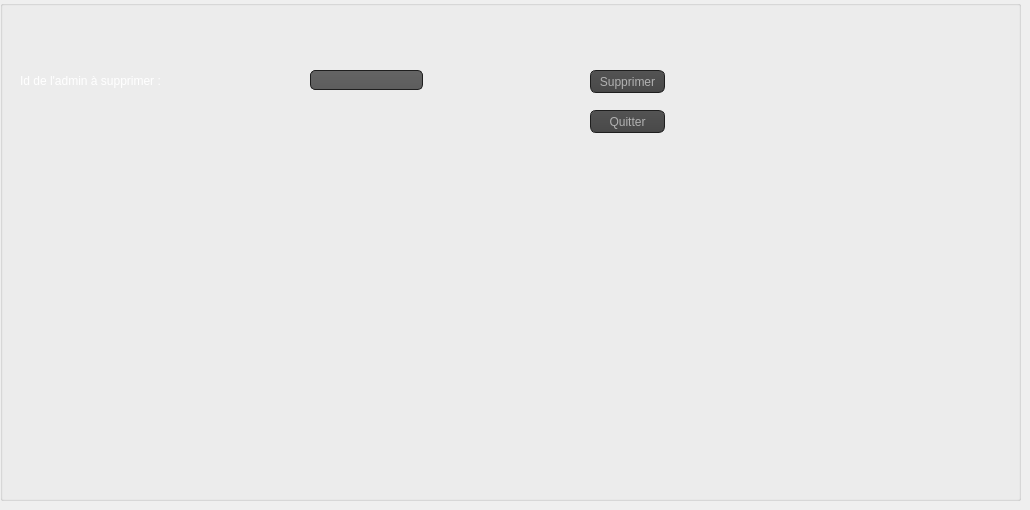
      <widget class="QWidget" name="tab_17">
       <attribute name="title">
        <string>Retirer profil</string>
       </attribute>
       <widget class="QGroupBox" name="supprimer_auth">
        <property name="geometry">
         <rect>
          <x>0</x>
          <y>0</y>
          <width>1021</width>
          <height>501</height>
         </rect>
        </property>
        <property name="title">
         <string/>
        </property>
        <widget class="QLabel" name="label_41">
         <property name="geometry">
          <rect>
           <x>20</x>
           <y>70</y>
           <width>261</width>
           <height>21</height>
          </rect>
         </property>
         <property name="styleSheet">
          <string notr="true">color: rgb(255, 255, 255);</string>
         </property>
         <property name="text">
          <string>Id de l'admin à supprimer :</string>
         </property>
        </widget>
        <widget class="QLineEdit" name="lineEdit_scin_admin">
         <property name="geometry">
          <rect>
           <x>310</x>
           <y>70</y>
           <width>113</width>
           <height>20</height>
          </rect>
         </property>
         <property name="styleSheet">
          <string notr="true">QToolTip
{
     border: 1px solid black;
     background-color: #ffa02f;
     padding: 1px;
     border-radius: 3px;
     opacity: 100;
}

QWidget
{
    color: #b1b1b1;
    background-color: #323232;
}

QWidget:item:hover
{
    background-color: QLinearGradient( x1: 0, y1: 0, x2: 0, y2: 1, stop: 0 #ffa02f, stop: 1 #ca0619);
    color: #000000;
}

QWidget:item:selected
{
    background-color: QLinearGradient( x1: 0, y1: 0, x2: 0, y2: 1, stop: 0 #ffa02f, stop: 1 #d7801a);
}

QMenuBar::item
{
    background: transparent;
}

QMenuBar::item:selected
{
    background: transparent;
    border: 1px solid #ffaa00;
}

QMenuBar::item:pressed
{
    background: #444;
    border: 1px solid #000;
    background-color: QLinearGradient(
        x1:0, y1:0,
        x2:0, y2:1,
        stop:1 #212121,
        stop:0.4 #343434/*,
        stop:0.2 #343434,
        stop:0.1 #ffaa00*/
    );
    margin-bottom:-1px;
    padding-bottom:1px;
}

QMenu
{
    border: 1px solid #000;
}

QMenu::item
{
    padding: 2px 20px 2px 20px;
}

QMenu::item:selected
{
    color: #000000;
}

QWidget:disabled
{
    color: #404040;
    background-color: #323232;
}

QAbstractItemView
{
    background-color: QLinearGradient( x1: 0, y1: 0, x2: 0, y2: 1, stop: 0 #4d4d4d, stop: 0.1 #646464, stop: 1 #5d5d5d);
}

QWidget:focus
{
    /*border: 2px solid QLinearGradient( x1: 0, y1: 0, x2: 0, y2: 1, stop: 0 #ffa02f, stop: 1 #d7801a);*/
}

QLineEdit
{
    background-color: QLinearGradient( x1: 0, y1: 0, x2: 0, y2: 1, stop: 0 #4d4d4d, stop: 0 #646464, stop: 1 #5d5d5d);
    padding: 1px;
    border-style: solid;
    border: 1px solid #1e1e1e;
    border-radius: 5;
}

QPushButton
{
    color: #b1b1b1;
    background-color: QLinearGradient( x1: 0, y1: 0, x2: 0, y2: 1, stop: 0 #565656, stop: 0.1 #525252, stop: 0.5 #4e4e4e, stop: 0.9 #4a4a4a, stop: 1 #464646);
    border-width: 1px;
    border-color: #1e1e1e;
    border-style: solid;
    border-radius: 6;
    padding: 3px;
    font-size: 12px;
    padding-left: 5px;
    padding-right: 5px;
}

QPushButton:pressed
{
    background-color: QLinearGradient( x1: 0, y1: 0, x2: 0, y2: 1, stop: 0 #2d2d2d, stop: 0.1 #2b2b2b, stop: 0.5 #292929, stop: 0.9 #282828, stop: 1 #252525);
}

QComboBox
{
    selection-background-color: #ffaa00;
    background-color: QLinearGradient( x1: 0, y1: 0, x2: 0, y2: 1, stop: 0 #565656, stop: 0.1 #525252, stop: 0.5 #4e4e4e, stop: 0.9 #4a4a4a, stop: 1 #464646);
    border-style: solid;
    border: 1px solid #1e1e1e;
    border-radius: 5;
}

QComboBox:hover,QPushButton:hover
{
    border: 2px solid QLinearGradient( x1: 0, y1: 0, x2: 0, y2: 1, stop: 0 #ffa02f, stop: 1 #d7801a);
}


QComboBox:on
{
    padding-top: 3px;
    padding-left: 4px;
    background-color: QLinearGradient( x1: 0, y1: 0, x2: 0, y2: 1, stop: 0 #2d2d2d, stop: 0.1 #2b2b2b, stop: 0.5 #292929, stop: 0.9 #282828, stop: 1 #252525);
    selection-background-color: #ffaa00;
}

QComboBox QAbstractItemView
{
    border: 2px solid darkgray;
    selection-background-color: QLinearGradient( x1: 0, y1: 0, x2: 0, y2: 1, stop: 0 #ffa02f, stop: 1 #d7801a);
}

QComboBox::drop-down
{
     subcontrol-origin: padding;
     subcontrol-position: top right;
     width: 15px;

     border-left-width: 0px;
     border-left-color: darkgray;
     border-left-style: solid; /* just a single line */
     border-top-right-radius: 3px; /* same radius as the QComboBox */
     border-bottom-right-radius: 3px;
 }

QComboBox::down-arrow
{
     image: url(:/down_arrow.png);
}

QGroupBox:focus
{
border: 2px solid QLinearGradient( x1: 0, y1: 0, x2: 0, y2: 1, stop: 0 #ffa02f, stop: 1 #d7801a);
}

QTextEdit:focus
{
    border: 2px solid QLinearGradient( x1: 0, y1: 0, x2: 0, y2: 1, stop: 0 #ffa02f, stop: 1 #d7801a);
}

QScrollBar:horizontal {
     border: 1px solid #222222;
     background: QLinearGradient( x1: 0, y1: 0, x2: 0, y2: 1, stop: 0.0 #121212, stop: 0.2 #282828, stop: 1 #484848);
     height: 7px;
     margin: 0px 16px 0 16px;
}

QScrollBar::handle:horizontal
{
      background: QLinearGradient( x1: 0, y1: 0, x2: 1, y2: 0, stop: 0 #ffa02f, stop: 0.5 #d7801a, stop: 1 #ffa02f);
      min-height: 20px;
      border-radius: 2px;
}

QScrollBar::add-line:horizontal {
      border: 1px solid #1b1b19;
      border-radius: 2px;
      background: QLinearGradient( x1: 0, y1: 0, x2: 1, y2: 0, stop: 0 #ffa02f, stop: 1 #d7801a);
      width: 14px;
      subcontrol-position: right;
      subcontrol-origin: margin;
}

QScrollBar::sub-line:horizontal {
      border: 1px solid #1b1b19;
      border-radius: 2px;
      background: QLinearGradient( x1: 0, y1: 0, x2: 1, y2: 0, stop: 0 #ffa02f, stop: 1 #d7801a);
      width: 14px;
     subcontrol-position: left;
     subcontrol-origin: margin;
}

QScrollBar::right-arrow:horizontal, QScrollBar::left-arrow:horizontal
{
      border: 1px solid black;
      width: 1px;
      height: 1px;
      background: white;
}

QScrollBar::add-page:horizontal, QScrollBar::sub-page:horizontal
{
      background: none;
}

QScrollBar:vertical
{
      background: QLinearGradient( x1: 0, y1: 0, x2: 1, y2: 0, stop: 0.0 #121212, stop: 0.2 #282828, stop: 1 #484848);
      width: 7px;
      margin: 16px 0 16px 0;
      border: 1px solid #222222;
}

QScrollBar::handle:vertical
{
      background: QLinearGradient( x1: 0, y1: 0, x2: 0, y2: 1, stop: 0 #ffa02f, stop: 0.5 #d7801a, stop: 1 #ffa02f);
      min-height: 20px;
      border-radius: 2px;
}

QScrollBar::add-line:vertical
{
      border: 1px solid #1b1b19;
      border-radius: 2px;
      background: QLinearGradient( x1: 0, y1: 0, x2: 0, y2: 1, stop: 0 #ffa02f, stop: 1 #d7801a);
      height: 14px;
      subcontrol-position: bottom;
      subcontrol-origin: margin;
}

QScrollBar::sub-line:vertical
{
      border: 1px solid #1b1b19;
      border-radius: 2px;
      background: QLinearGradient( x1: 0, y1: 0, x2: 0, y2: 1, stop: 0 #d7801a, stop: 1 #ffa02f);
      height: 14px;
      subcontrol-position: top;
      subcontrol-origin: margin;
}

QScrollBar::up-arrow:vertical, QScrollBar::down-arrow:vertical
{
      border: 1px solid black;
      width: 1px;
      height: 1px;
      background: white;
}


QScrollBar::add-page:vertical, QScrollBar::sub-page:vertical
{
      background: none;
}

QTextEdit
{
    background-color: #242424;
}

QPlainTextEdit
{
    background-color: #242424;
}

QHeaderView::section
{
    background-color: QLinearGradient(x1:0, y1:0, x2:0, y2:1, stop:0 #616161, stop: 0.5 #505050, stop: 0.6 #434343, stop:1 #656565);
    color: white;
    padding-left: 4px;
    border: 1px solid #6c6c6c;
}

QCheckBox:disabled
{
color: #414141;
}

QDockWidget::title
{
    text-align: center;
    spacing: 3px; /* spacing between items in the tool bar */
    background-color: QLinearGradient(x1:0, y1:0, x2:0, y2:1, stop:0 #323232, stop: 0.5 #242424, stop:1 #323232);
}

QDockWidget::close-button, QDockWidget::float-button
{
    text-align: center;
    spacing: 1px; /* spacing between items in the tool bar */
    background-color: QLinearGradient(x1:0, y1:0, x2:0, y2:1, stop:0 #323232, stop: 0.5 #242424, stop:1 #323232);
}

QDockWidget::close-button:hover, QDockWidget::float-button:hover
{
    background: #242424;
}

QDockWidget::close-button:pressed, QDockWidget::float-button:pressed
{
    padding: 1px -1px -1px 1px;
}

QMainWindow::separator
{
    background-color: QLinearGradient(x1:0, y1:0, x2:0, y2:1, stop:0 #161616, stop: 0.5 #151515, stop: 0.6 #212121, stop:1 #343434);
    color: white;
    padding-left: 4px;
    border: 1px solid #4c4c4c;
    spacing: 3px; /* spacing between items in the tool bar */
}

QMainWindow::separator:hover
{

    background-color: QLinearGradient(x1:0, y1:0, x2:0, y2:1, stop:0 #d7801a, stop:0.5 #b56c17 stop:1 #ffa02f);
    color: white;
    padding-left: 4px;
    border: 1px solid #6c6c6c;
    spacing: 3px; /* spacing between items in the tool bar */
}

QToolBar::handle
{
     spacing: 3px; /* spacing between items in the tool bar */
     background: url(:/images/handle.png);
}

QMenu::separator
{
    height: 2px;
    background-color: QLinearGradient(x1:0, y1:0, x2:0, y2:1, stop:0 #161616, stop: 0.5 #151515, stop: 0.6 #212121, stop:1 #343434);
    color: white;
    padding-left: 4px;
    margin-left: 10px;
    margin-right: 5px;
}

QProgressBar
{
    border: 2px solid grey;
    border-radius: 5px;
    text-align: center;
}

QProgressBar::chunk
{
    background-color: #d7801a;
    width: 2.15px;
    margin: 0.5px;
}

QTabBar::tab {
    color: #b1b1b1;
    border: 1px solid #444;
    border-bottom-style: none;
    background-color: #323232;
    padding-left: 10px;
    padding-right: 10px;
    padding-top: 3px;
    padding-bottom: 2px;
    margin-right: -1px;
}

QTabWidget::pane {
    border: 1px solid #444;
    top: 1px;
}

QTabBar::tab:last
{
    margin-right: 0; /* the last selected tab has nothing to overlap with on the right */
    border-top-right-radius: 3px;
}

QTabBar::tab:first:!selected
{
 margin-left: 0px; /* the last selected tab has nothing to overlap with on the right */


    border-top-left-radius: 3px;
}

QTabBar::tab:!selected
{
    color: #b1b1b1;
    border-bottom-style: solid;
    margin-top: 3px;
    background-color: QLinearGradient(x1:0, y1:0, x2:0, y2:1, stop:1 #212121, stop:.4 #343434);
}

QTabBar::tab:selected
{
    border-top-left-radius: 3px;
    border-top-right-radius: 3px;
    margin-bottom: 0px;
}

QTabBar::tab:!selected:hover
{
    /*border-top: 2px solid #ffaa00;
    padding-bottom: 3px;*/
    border-top-left-radius: 3px;
    border-top-right-radius: 3px;
    background-color: QLinearGradient(x1:0, y1:0, x2:0, y2:1, stop:1 #212121, stop:0.4 #343434, stop:0.2 #343434, stop:0.1 #ffaa00);
}

QRadioButton::indicator:checked, QRadioButton::indicator:unchecked{
    color: #b1b1b1;
    background-color: #323232;
    border: 1px solid #b1b1b1;
    border-radius: 6px;
}

QRadioButton::indicator:checked
{
    background-color: qradialgradient(
        cx: 0.5, cy: 0.5,
        fx: 0.5, fy: 0.5,
        radius: 1.0,
        stop: 0.25 #ffaa00,
        stop: 0.3 #323232
    );
}

QCheckBox::indicator{
    color: #b1b1b1;
    background-color: #323232;
    border: 1px solid #b1b1b1;
    width: 9px;
    height: 9px;
}

QRadioButton::indicator
{
    border-radius: 6px;
}

QRadioButton::indicator:hover, QCheckBox::indicator:hover
{
    border: 1px solid #ffaa00;
}

QCheckBox::indicator:checked
{
    image:url(:/images/checkbox.png);
}

QCheckBox::indicator:disabled, QRadioButton::indicator:disabled
{
    border: 1px solid #444;
}</string>
         </property>
         <property name="maxLength">
          <number>8</number>
         </property>
        </widget>
        <widget class="QPushButton" name="pushButton_spradmin">
         <property name="geometry">
          <rect>
           <x>590</x>
           <y>70</y>
           <width>75</width>
           <height>23</height>
          </rect>
         </property>
         <property name="styleSheet">
          <string notr="true">QToolTip
{
     border: 1px solid black;
     background-color: #ffa02f;
     padding: 1px;
     border-radius: 3px;
     opacity: 100;
}

QWidget
{
    color: #b1b1b1;
    background-color: #323232;
}

QWidget:item:hover
{
    background-color: QLinearGradient( x1: 0, y1: 0, x2: 0, y2: 1, stop: 0 #ffa02f, stop: 1 #ca0619);
    color: #000000;
}

QWidget:item:selected
{
    background-color: QLinearGradient( x1: 0, y1: 0, x2: 0, y2: 1, stop: 0 #ffa02f, stop: 1 #d7801a);
}

QMenuBar::item
{
    background: transparent;
}

QMenuBar::item:selected
{
    background: transparent;
    border: 1px solid #ffaa00;
}

QMenuBar::item:pressed
{
    background: #444;
    border: 1px solid #000;
    background-color: QLinearGradient(
        x1:0, y1:0,
        x2:0, y2:1,
        stop:1 #212121,
        stop:0.4 #343434/*,
        stop:0.2 #343434,
        stop:0.1 #ffaa00*/
    );
    margin-bottom:-1px;
    padding-bottom:1px;
}

QMenu
{
    border: 1px solid #000;
}

QMenu::item
{
    padding: 2px 20px 2px 20px;
}

QMenu::item:selected
{
    color: #000000;
}

QWidget:disabled
{
    color: #404040;
    background-color: #323232;
}

QAbstractItemView
{
    background-color: QLinearGradient( x1: 0, y1: 0, x2: 0, y2: 1, stop: 0 #4d4d4d, stop: 0.1 #646464, stop: 1 #5d5d5d);
}

QWidget:focus
{
    /*border: 2px solid QLinearGradient( x1: 0, y1: 0, x2: 0, y2: 1, stop: 0 #ffa02f, stop: 1 #d7801a);*/
}

QLineEdit
{
    background-color: QLinearGradient( x1: 0, y1: 0, x2: 0, y2: 1, stop: 0 #4d4d4d, stop: 0 #646464, stop: 1 #5d5d5d);
    padding: 1px;
    border-style: solid;
    border: 1px solid #1e1e1e;
    border-radius: 5;
}

QPushButton
{
    color: #b1b1b1;
    background-color: QLinearGradient( x1: 0, y1: 0, x2: 0, y2: 1, stop: 0 #565656, stop: 0.1 #525252, stop: 0.5 #4e4e4e, stop: 0.9 #4a4a4a, stop: 1 #464646);
    border-width: 1px;
    border-color: #1e1e1e;
    border-style: solid;
    border-radius: 6;
    padding: 3px;
    font-size: 12px;
    padding-left: 5px;
    padding-right: 5px;
}

QPushButton:pressed
{
    background-color: QLinearGradient( x1: 0, y1: 0, x2: 0, y2: 1, stop: 0 #2d2d2d, stop: 0.1 #2b2b2b, stop: 0.5 #292929, stop: 0.9 #282828, stop: 1 #252525);
}

QComboBox
{
    selection-background-color: #ffaa00;
    background-color: QLinearGradient( x1: 0, y1: 0, x2: 0, y2: 1, stop: 0 #565656, stop: 0.1 #525252, stop: 0.5 #4e4e4e, stop: 0.9 #4a4a4a, stop: 1 #464646);
    border-style: solid;
    border: 1px solid #1e1e1e;
    border-radius: 5;
}

QComboBox:hover,QPushButton:hover
{
    border: 2px solid QLinearGradient( x1: 0, y1: 0, x2: 0, y2: 1, stop: 0 #ffa02f, stop: 1 #d7801a);
}


QComboBox:on
{
    padding-top: 3px;
    padding-left: 4px;
    background-color: QLinearGradient( x1: 0, y1: 0, x2: 0, y2: 1, stop: 0 #2d2d2d, stop: 0.1 #2b2b2b, stop: 0.5 #292929, stop: 0.9 #282828, stop: 1 #252525);
    selection-background-color: #ffaa00;
}

QComboBox QAbstractItemView
{
    border: 2px solid darkgray;
    selection-background-color: QLinearGradient( x1: 0, y1: 0, x2: 0, y2: 1, stop: 0 #ffa02f, stop: 1 #d7801a);
}

QComboBox::drop-down
{
     subcontrol-origin: padding;
     subcontrol-position: top right;
     width: 15px;

     border-left-width: 0px;
     border-left-color: darkgray;
     border-left-style: solid; /* just a single line */
     border-top-right-radius: 3px; /* same radius as the QComboBox */
     border-bottom-right-radius: 3px;
 }

QComboBox::down-arrow
{
     image: url(:/down_arrow.png);
}

QGroupBox:focus
{
border: 2px solid QLinearGradient( x1: 0, y1: 0, x2: 0, y2: 1, stop: 0 #ffa02f, stop: 1 #d7801a);
}

QTextEdit:focus
{
    border: 2px solid QLinearGradient( x1: 0, y1: 0, x2: 0, y2: 1, stop: 0 #ffa02f, stop: 1 #d7801a);
}

QScrollBar:horizontal {
     border: 1px solid #222222;
     background: QLinearGradient( x1: 0, y1: 0, x2: 0, y2: 1, stop: 0.0 #121212, stop: 0.2 #282828, stop: 1 #484848);
     height: 7px;
     margin: 0px 16px 0 16px;
}

QScrollBar::handle:horizontal
{
      background: QLinearGradient( x1: 0, y1: 0, x2: 1, y2: 0, stop: 0 #ffa02f, stop: 0.5 #d7801a, stop: 1 #ffa02f);
      min-height: 20px;
      border-radius: 2px;
}

QScrollBar::add-line:horizontal {
      border: 1px solid #1b1b19;
      border-radius: 2px;
      background: QLinearGradient( x1: 0, y1: 0, x2: 1, y2: 0, stop: 0 #ffa02f, stop: 1 #d7801a);
      width: 14px;
      subcontrol-position: right;
      subcontrol-origin: margin;
}

QScrollBar::sub-line:horizontal {
      border: 1px solid #1b1b19;
      border-radius: 2px;
      background: QLinearGradient( x1: 0, y1: 0, x2: 1, y2: 0, stop: 0 #ffa02f, stop: 1 #d7801a);
      width: 14px;
     subcontrol-position: left;
     subcontrol-origin: margin;
}

QScrollBar::right-arrow:horizontal, QScrollBar::left-arrow:horizontal
{
      border: 1px solid black;
      width: 1px;
      height: 1px;
      background: white;
}

QScrollBar::add-page:horizontal, QScrollBar::sub-page:horizontal
{
      background: none;
}

QScrollBar:vertical
{
      background: QLinearGradient( x1: 0, y1: 0, x2: 1, y2: 0, stop: 0.0 #121212, stop: 0.2 #282828, stop: 1 #484848);
      width: 7px;
      margin: 16px 0 16px 0;
      border: 1px solid #222222;
}

QScrollBar::handle:vertical
{
      background: QLinearGradient( x1: 0, y1: 0, x2: 0, y2: 1, stop: 0 #ffa02f, stop: 0.5 #d7801a, stop: 1 #ffa02f);
      min-height: 20px;
      border-radius: 2px;
}

QScrollBar::add-line:vertical
{
      border: 1px solid #1b1b19;
      border-radius: 2px;
      background: QLinearGradient( x1: 0, y1: 0, x2: 0, y2: 1, stop: 0 #ffa02f, stop: 1 #d7801a);
      height: 14px;
      subcontrol-position: bottom;
      subcontrol-origin: margin;
}

QScrollBar::sub-line:vertical
{
      border: 1px solid #1b1b19;
      border-radius: 2px;
      background: QLinearGradient( x1: 0, y1: 0, x2: 0, y2: 1, stop: 0 #d7801a, stop: 1 #ffa02f);
      height: 14px;
      subcontrol-position: top;
      subcontrol-origin: margin;
}

QScrollBar::up-arrow:vertical, QScrollBar::down-arrow:vertical
{
      border: 1px solid black;
      width: 1px;
      height: 1px;
      background: white;
}


QScrollBar::add-page:vertical, QScrollBar::sub-page:vertical
{
      background: none;
}

QTextEdit
{
    background-color: #242424;
}

QPlainTextEdit
{
    background-color: #242424;
}

QHeaderView::section
{
    background-color: QLinearGradient(x1:0, y1:0, x2:0, y2:1, stop:0 #616161, stop: 0.5 #505050, stop: 0.6 #434343, stop:1 #656565);
    color: white;
    padding-left: 4px;
    border: 1px solid #6c6c6c;
}

QCheckBox:disabled
{
color: #414141;
}

QDockWidget::title
{
    text-align: center;
    spacing: 3px; /* spacing between items in the tool bar */
    background-color: QLinearGradient(x1:0, y1:0, x2:0, y2:1, stop:0 #323232, stop: 0.5 #242424, stop:1 #323232);
}

QDockWidget::close-button, QDockWidget::float-button
{
    text-align: center;
    spacing: 1px; /* spacing between items in the tool bar */
    background-color: QLinearGradient(x1:0, y1:0, x2:0, y2:1, stop:0 #323232, stop: 0.5 #242424, stop:1 #323232);
}

QDockWidget::close-button:hover, QDockWidget::float-button:hover
{
    background: #242424;
}

QDockWidget::close-button:pressed, QDockWidget::float-button:pressed
{
    padding: 1px -1px -1px 1px;
}

QMainWindow::separator
{
    background-color: QLinearGradient(x1:0, y1:0, x2:0, y2:1, stop:0 #161616, stop: 0.5 #151515, stop: 0.6 #212121, stop:1 #343434);
    color: white;
    padding-left: 4px;
    border: 1px solid #4c4c4c;
    spacing: 3px; /* spacing between items in the tool bar */
}

QMainWindow::separator:hover
{

    background-color: QLinearGradient(x1:0, y1:0, x2:0, y2:1, stop:0 #d7801a, stop:0.5 #b56c17 stop:1 #ffa02f);
    color: white;
    padding-left: 4px;
    border: 1px solid #6c6c6c;
    spacing: 3px; /* spacing between items in the tool bar */
}

QToolBar::handle
{
     spacing: 3px; /* spacing between items in the tool bar */
     background: url(:/images/handle.png);
}

QMenu::separator
{
    height: 2px;
    background-color: QLinearGradient(x1:0, y1:0, x2:0, y2:1, stop:0 #161616, stop: 0.5 #151515, stop: 0.6 #212121, stop:1 #343434);
    color: white;
    padding-left: 4px;
    margin-left: 10px;
    margin-right: 5px;
}

QProgressBar
{
    border: 2px solid grey;
    border-radius: 5px;
    text-align: center;
}

QProgressBar::chunk
{
    background-color: #d7801a;
    width: 2.15px;
    margin: 0.5px;
}

QTabBar::tab {
    color: #b1b1b1;
    border: 1px solid #444;
    border-bottom-style: none;
    background-color: #323232;
    padding-left: 10px;
    padding-right: 10px;
    padding-top: 3px;
    padding-bottom: 2px;
    margin-right: -1px;
}

QTabWidget::pane {
    border: 1px solid #444;
    top: 1px;
}

QTabBar::tab:last
{
    margin-right: 0; /* the last selected tab has nothing to overlap with on the right */
    border-top-right-radius: 3px;
}

QTabBar::tab:first:!selected
{
 margin-left: 0px; /* the last selected tab has nothing to overlap with on the right */


    border-top-left-radius: 3px;
}

QTabBar::tab:!selected
{
    color: #b1b1b1;
    border-bottom-style: solid;
    margin-top: 3px;
    background-color: QLinearGradient(x1:0, y1:0, x2:0, y2:1, stop:1 #212121, stop:.4 #343434);
}

QTabBar::tab:selected
{
    border-top-left-radius: 3px;
    border-top-right-radius: 3px;
    margin-bottom: 0px;
}

QTabBar::tab:!selected:hover
{
    /*border-top: 2px solid #ffaa00;
    padding-bottom: 3px;*/
    border-top-left-radius: 3px;
    border-top-right-radius: 3px;
    background-color: QLinearGradient(x1:0, y1:0, x2:0, y2:1, stop:1 #212121, stop:0.4 #343434, stop:0.2 #343434, stop:0.1 #ffaa00);
}

QRadioButton::indicator:checked, QRadioButton::indicator:unchecked{
    color: #b1b1b1;
    background-color: #323232;
    border: 1px solid #b1b1b1;
    border-radius: 6px;
}

QRadioButton::indicator:checked
{
    background-color: qradialgradient(
        cx: 0.5, cy: 0.5,
        fx: 0.5, fy: 0.5,
        radius: 1.0,
        stop: 0.25 #ffaa00,
        stop: 0.3 #323232
    );
}

QCheckBox::indicator{
    color: #b1b1b1;
    background-color: #323232;
    border: 1px solid #b1b1b1;
    width: 9px;
    height: 9px;
}

QRadioButton::indicator
{
    border-radius: 6px;
}

QRadioButton::indicator:hover, QCheckBox::indicator:hover
{
    border: 1px solid #ffaa00;
}

QCheckBox::indicator:checked
{
    image:url(:/images/checkbox.png);
}

QCheckBox::indicator:disabled, QRadioButton::indicator:disabled
{
    border: 1px solid #444;
}</string>
         </property>
         <property name="text">
          <string>Supprimer</string>
         </property>
        </widget>
        <widget class="QPushButton" name="pushButton_retouradmin">
         <property name="geometry">
          <rect>
           <x>590</x>
           <y>110</y>
           <width>75</width>
           <height>23</height>
          </rect>
         </property>
         <property name="styleSheet">
          <string notr="true">QToolTip
{
     border: 1px solid black;
     background-color: #ffa02f;
     padding: 1px;
     border-radius: 3px;
     opacity: 100;
}

QWidget
{
    color: #b1b1b1;
    background-color: #323232;
}

QWidget:item:hover
{
    background-color: QLinearGradient( x1: 0, y1: 0, x2: 0, y2: 1, stop: 0 #ffa02f, stop: 1 #ca0619);
    color: #000000;
}

QWidget:item:selected
{
    background-color: QLinearGradient( x1: 0, y1: 0, x2: 0, y2: 1, stop: 0 #ffa02f, stop: 1 #d7801a);
}

QMenuBar::item
{
    background: transparent;
}

QMenuBar::item:selected
{
    background: transparent;
    border: 1px solid #ffaa00;
}

QMenuBar::item:pressed
{
    background: #444;
    border: 1px solid #000;
    background-color: QLinearGradient(
        x1:0, y1:0,
        x2:0, y2:1,
        stop:1 #212121,
        stop:0.4 #343434/*,
        stop:0.2 #343434,
        stop:0.1 #ffaa00*/
    );
    margin-bottom:-1px;
    padding-bottom:1px;
}

QMenu
{
    border: 1px solid #000;
}

QMenu::item
{
    padding: 2px 20px 2px 20px;
}

QMenu::item:selected
{
    color: #000000;
}

QWidget:disabled
{
    color: #404040;
    background-color: #323232;
}

QAbstractItemView
{
    background-color: QLinearGradient( x1: 0, y1: 0, x2: 0, y2: 1, stop: 0 #4d4d4d, stop: 0.1 #646464, stop: 1 #5d5d5d);
}

QWidget:focus
{
    /*border: 2px solid QLinearGradient( x1: 0, y1: 0, x2: 0, y2: 1, stop: 0 #ffa02f, stop: 1 #d7801a);*/
}

QLineEdit
{
    background-color: QLinearGradient( x1: 0, y1: 0, x2: 0, y2: 1, stop: 0 #4d4d4d, stop: 0 #646464, stop: 1 #5d5d5d);
    padding: 1px;
    border-style: solid;
    border: 1px solid #1e1e1e;
    border-radius: 5;
}

QPushButton
{
    color: #b1b1b1;
    background-color: QLinearGradient( x1: 0, y1: 0, x2: 0, y2: 1, stop: 0 #565656, stop: 0.1 #525252, stop: 0.5 #4e4e4e, stop: 0.9 #4a4a4a, stop: 1 #464646);
    border-width: 1px;
    border-color: #1e1e1e;
    border-style: solid;
    border-radius: 6;
    padding: 3px;
    font-size: 12px;
    padding-left: 5px;
    padding-right: 5px;
}

QPushButton:pressed
{
    background-color: QLinearGradient( x1: 0, y1: 0, x2: 0, y2: 1, stop: 0 #2d2d2d, stop: 0.1 #2b2b2b, stop: 0.5 #292929, stop: 0.9 #282828, stop: 1 #252525);
}

QComboBox
{
    selection-background-color: #ffaa00;
    background-color: QLinearGradient( x1: 0, y1: 0, x2: 0, y2: 1, stop: 0 #565656, stop: 0.1 #525252, stop: 0.5 #4e4e4e, stop: 0.9 #4a4a4a, stop: 1 #464646);
    border-style: solid;
    border: 1px solid #1e1e1e;
    border-radius: 5;
}

QComboBox:hover,QPushButton:hover
{
    border: 2px solid QLinearGradient( x1: 0, y1: 0, x2: 0, y2: 1, stop: 0 #ffa02f, stop: 1 #d7801a);
}


QComboBox:on
{
    padding-top: 3px;
    padding-left: 4px;
    background-color: QLinearGradient( x1: 0, y1: 0, x2: 0, y2: 1, stop: 0 #2d2d2d, stop: 0.1 #2b2b2b, stop: 0.5 #292929, stop: 0.9 #282828, stop: 1 #252525);
    selection-background-color: #ffaa00;
}

QComboBox QAbstractItemView
{
    border: 2px solid darkgray;
    selection-background-color: QLinearGradient( x1: 0, y1: 0, x2: 0, y2: 1, stop: 0 #ffa02f, stop: 1 #d7801a);
}

QComboBox::drop-down
{
     subcontrol-origin: padding;
     subcontrol-position: top right;
     width: 15px;

     border-left-width: 0px;
     border-left-color: darkgray;
     border-left-style: solid; /* just a single line */
     border-top-right-radius: 3px; /* same radius as the QComboBox */
     border-bottom-right-radius: 3px;
 }

QComboBox::down-arrow
{
     image: url(:/down_arrow.png);
}

QGroupBox:focus
{
border: 2px solid QLinearGradient( x1: 0, y1: 0, x2: 0, y2: 1, stop: 0 #ffa02f, stop: 1 #d7801a);
}

QTextEdit:focus
{
    border: 2px solid QLinearGradient( x1: 0, y1: 0, x2: 0, y2: 1, stop: 0 #ffa02f, stop: 1 #d7801a);
}

QScrollBar:horizontal {
     border: 1px solid #222222;
     background: QLinearGradient( x1: 0, y1: 0, x2: 0, y2: 1, stop: 0.0 #121212, stop: 0.2 #282828, stop: 1 #484848);
     height: 7px;
     margin: 0px 16px 0 16px;
}

QScrollBar::handle:horizontal
{
      background: QLinearGradient( x1: 0, y1: 0, x2: 1, y2: 0, stop: 0 #ffa02f, stop: 0.5 #d7801a, stop: 1 #ffa02f);
      min-height: 20px;
      border-radius: 2px;
}

QScrollBar::add-line:horizontal {
      border: 1px solid #1b1b19;
      border-radius: 2px;
      background: QLinearGradient( x1: 0, y1: 0, x2: 1, y2: 0, stop: 0 #ffa02f, stop: 1 #d7801a);
      width: 14px;
      subcontrol-position: right;
      subcontrol-origin: margin;
}

QScrollBar::sub-line:horizontal {
      border: 1px solid #1b1b19;
      border-radius: 2px;
      background: QLinearGradient( x1: 0, y1: 0, x2: 1, y2: 0, stop: 0 #ffa02f, stop: 1 #d7801a);
      width: 14px;
     subcontrol-position: left;
     subcontrol-origin: margin;
}

QScrollBar::right-arrow:horizontal, QScrollBar::left-arrow:horizontal
{
      border: 1px solid black;
      width: 1px;
      height: 1px;
      background: white;
}

QScrollBar::add-page:horizontal, QScrollBar::sub-page:horizontal
{
      background: none;
}

QScrollBar:vertical
{
      background: QLinearGradient( x1: 0, y1: 0, x2: 1, y2: 0, stop: 0.0 #121212, stop: 0.2 #282828, stop: 1 #484848);
      width: 7px;
      margin: 16px 0 16px 0;
      border: 1px solid #222222;
}

QScrollBar::handle:vertical
{
      background: QLinearGradient( x1: 0, y1: 0, x2: 0, y2: 1, stop: 0 #ffa02f, stop: 0.5 #d7801a, stop: 1 #ffa02f);
      min-height: 20px;
      border-radius: 2px;
}

QScrollBar::add-line:vertical
{
      border: 1px solid #1b1b19;
      border-radius: 2px;
      background: QLinearGradient( x1: 0, y1: 0, x2: 0, y2: 1, stop: 0 #ffa02f, stop: 1 #d7801a);
      height: 14px;
      subcontrol-position: bottom;
      subcontrol-origin: margin;
}

QScrollBar::sub-line:vertical
{
      border: 1px solid #1b1b19;
      border-radius: 2px;
      background: QLinearGradient( x1: 0, y1: 0, x2: 0, y2: 1, stop: 0 #d7801a, stop: 1 #ffa02f);
      height: 14px;
      subcontrol-position: top;
      subcontrol-origin: margin;
}

QScrollBar::up-arrow:vertical, QScrollBar::down-arrow:vertical
{
      border: 1px solid black;
      width: 1px;
      height: 1px;
      background: white;
}


QScrollBar::add-page:vertical, QScrollBar::sub-page:vertical
{
      background: none;
}

QTextEdit
{
    background-color: #242424;
}

QPlainTextEdit
{
    background-color: #242424;
}

QHeaderView::section
{
    background-color: QLinearGradient(x1:0, y1:0, x2:0, y2:1, stop:0 #616161, stop: 0.5 #505050, stop: 0.6 #434343, stop:1 #656565);
    color: white;
    padding-left: 4px;
    border: 1px solid #6c6c6c;
}

QCheckBox:disabled
{
color: #414141;
}

QDockWidget::title
{
    text-align: center;
    spacing: 3px; /* spacing between items in the tool bar */
    background-color: QLinearGradient(x1:0, y1:0, x2:0, y2:1, stop:0 #323232, stop: 0.5 #242424, stop:1 #323232);
}

QDockWidget::close-button, QDockWidget::float-button
{
    text-align: center;
    spacing: 1px; /* spacing between items in the tool bar */
    background-color: QLinearGradient(x1:0, y1:0, x2:0, y2:1, stop:0 #323232, stop: 0.5 #242424, stop:1 #323232);
}

QDockWidget::close-button:hover, QDockWidget::float-button:hover
{
    background: #242424;
}

QDockWidget::close-button:pressed, QDockWidget::float-button:pressed
{
    padding: 1px -1px -1px 1px;
}

QMainWindow::separator
{
    background-color: QLinearGradient(x1:0, y1:0, x2:0, y2:1, stop:0 #161616, stop: 0.5 #151515, stop: 0.6 #212121, stop:1 #343434);
    color: white;
    padding-left: 4px;
    border: 1px solid #4c4c4c;
    spacing: 3px; /* spacing between items in the tool bar */
}

QMainWindow::separator:hover
{

    background-color: QLinearGradient(x1:0, y1:0, x2:0, y2:1, stop:0 #d7801a, stop:0.5 #b56c17 stop:1 #ffa02f);
    color: white;
    padding-left: 4px;
    border: 1px solid #6c6c6c;
    spacing: 3px; /* spacing between items in the tool bar */
}

QToolBar::handle
{
     spacing: 3px; /* spacing between items in the tool bar */
     background: url(:/images/handle.png);
}

QMenu::separator
{
    height: 2px;
    background-color: QLinearGradient(x1:0, y1:0, x2:0, y2:1, stop:0 #161616, stop: 0.5 #151515, stop: 0.6 #212121, stop:1 #343434);
    color: white;
    padding-left: 4px;
    margin-left: 10px;
    margin-right: 5px;
}

QProgressBar
{
    border: 2px solid grey;
    border-radius: 5px;
    text-align: center;
}

QProgressBar::chunk
{
    background-color: #d7801a;
    width: 2.15px;
    margin: 0.5px;
}

QTabBar::tab {
    color: #b1b1b1;
    border: 1px solid #444;
    border-bottom-style: none;
    background-color: #323232;
    padding-left: 10px;
    padding-right: 10px;
    padding-top: 3px;
    padding-bottom: 2px;
    margin-right: -1px;
}

QTabWidget::pane {
    border: 1px solid #444;
    top: 1px;
}

QTabBar::tab:last
{
    margin-right: 0; /* the last selected tab has nothing to overlap with on the right */
    border-top-right-radius: 3px;
}

QTabBar::tab:first:!selected
{
 margin-left: 0px; /* the last selected tab has nothing to overlap with on the right */


    border-top-left-radius: 3px;
}

QTabBar::tab:!selected
{
    color: #b1b1b1;
    border-bottom-style: solid;
    margin-top: 3px;
    background-color: QLinearGradient(x1:0, y1:0, x2:0, y2:1, stop:1 #212121, stop:.4 #343434);
}

QTabBar::tab:selected
{
    border-top-left-radius: 3px;
    border-top-right-radius: 3px;
    margin-bottom: 0px;
}

QTabBar::tab:!selected:hover
{
    /*border-top: 2px solid #ffaa00;
    padding-bottom: 3px;*/
    border-top-left-radius: 3px;
    border-top-right-radius: 3px;
    background-color: QLinearGradient(x1:0, y1:0, x2:0, y2:1, stop:1 #212121, stop:0.4 #343434, stop:0.2 #343434, stop:0.1 #ffaa00);
}

QRadioButton::indicator:checked, QRadioButton::indicator:unchecked{
    color: #b1b1b1;
    background-color: #323232;
    border: 1px solid #b1b1b1;
    border-radius: 6px;
}

QRadioButton::indicator:checked
{
    background-color: qradialgradient(
        cx: 0.5, cy: 0.5,
        fx: 0.5, fy: 0.5,
        radius: 1.0,
        stop: 0.25 #ffaa00,
        stop: 0.3 #323232
    );
}

QCheckBox::indicator{
    color: #b1b1b1;
    background-color: #323232;
    border: 1px solid #b1b1b1;
    width: 9px;
    height: 9px;
}

QRadioButton::indicator
{
    border-radius: 6px;
}

QRadioButton::indicator:hover, QCheckBox::indicator:hover
{
    border: 1px solid #ffaa00;
}

QCheckBox::indicator:checked
{
    image:url(:/images/checkbox.png);
}

QCheckBox::indicator:disabled, QRadioButton::indicator:disabled
{
    border: 1px solid #444;
}</string>
         </property>
         <property name="text">
          <string>Quitter</string>
         </property>
        </widget>
       </widget>
      </widget>
